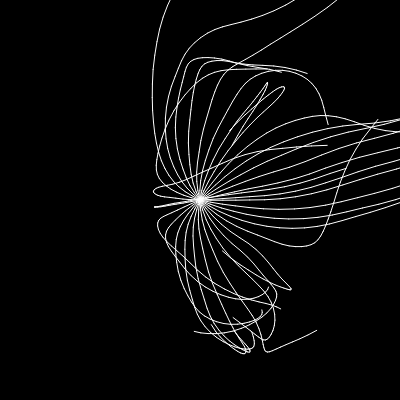
Frame 1 (no input)
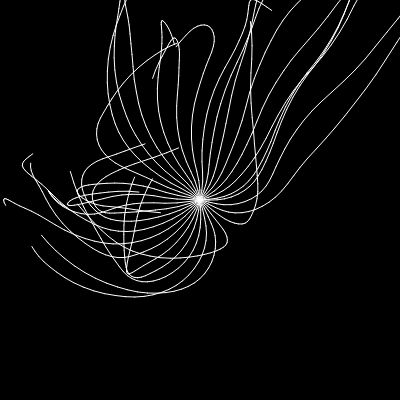
Frame 60 (no input)
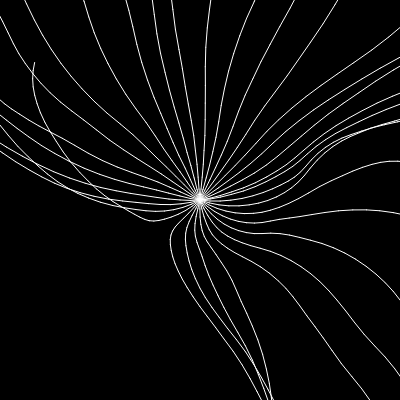
Frame 120 (the mouse pressed at the canvas centre since frame 60)

The p5.js sketch that drew these frames (run headless with seeded random() and noise() and a simulated clock; from frame 60 on, the mouse is pressed at the canvas centre):

// p5.js sketch
// ── sketch.js
let marsufont;
let t = 0;
let CELL_SIZE = 10;

function preload() {
}


function setup() {
  createCanvas(400, 400);
}

function draw() {
  background(0);

  t += 0.01;
  stroke(255);

  for (let theta = 0; theta < TWO_PI; theta += 0.2) {
    //Create a vector of size (width, y)
    let p = createVector(width/2, height/2);
    let v = createVector(cos(theta)*10, sin(theta)*10);
    console.log(p.x);
    for (let i = 0; i < 30; i++) {
      let oldX = p.x;
      let oldY = p.y;
      
      let a  = getFlow(p.x, p.y);
      console.log(a.y);
      v.x += a.x;
      v.y += a.y;
      p.x += v.x;
      p.y += v.y;

      line(oldX, oldY, p.x, p.y);
    }
  }
}

function getFlow(x, y) {
  let angle = noise(x/100 + t, y/100 + t) * TWO_PI * 2;
  let v = p5.Vector.fromAngle(angle);
  v.setMag(1);
  return v;
}
